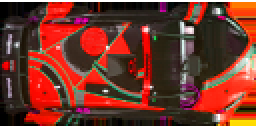
#> input picture xycar_sim_drive/image/car.png, 128 x 64 px (shown 2 times larger)
$ python -i line_drive.py   (imports and definitions only)
#> lines starting #> are read from the running program, lines starting #| are printed output that depends on the picture
#> further down, picture is the input picture: shape (64, 128, 3); mean B, G, R 43.3, 55.6, 118.6
#!/usr/bin/env python
# -*- coding: utf-8 -*-

import rospy
import numpy as np
import cv2, random, math, time, threading

Width = 640
Height = 480

prev_lines_l = [[[62, 368, 143, 313]]]
lines_l = [[[]]]
prev_lines_r = [[[560, 327, 617, 359]]]
lines_r = [[[]]]
left_grad = -1 * 0.63
right_grad = 0.63

steer_angle = 0


# draw rectangle
def draw_rectangle(img, x, y):
    cv2.rectangle(img, (x - 5, y - 5),
                  (x + 5, y + 5),
                  (0, 255, 0), 2)
    return img


def region_of_interest(img, vertices, color):
    mask = np.zeros_like(img)

    cv2.fillPoly(mask, vertices, color)

    ROI_image = cv2.bitwise_and(img, mask)

    return ROI_image


# [9 lines left out: function get_gradient, not called in this run]


def process_lines(lines, dir):
    global prev_lines_l, prev_lines_r
    real_lines = []

    if not (lines is None):
        if (dir == 'left' and not (prev_lines_l is None)):
            prev_line = prev_lines_l[0]
        elif (dir == 'right' and not (prev_lines_r is None)):
            prev_line = prev_lines_r[0]
        else:
            prev_line = lines[0]

        for line in lines:
            x1, y1, x2, y2 = line[0]
            cur_gradient = get_gradient(line)
            prev_gradient = get_gradient(prev_line)

            if abs(abs(cur_gradient) - abs(prev_gradient)) < 0.3:  # 기울기 차이로 튀는 직선 제거

                if (abs(line[0][2] - prev_line[0][2]) < 35 or abs(
                        line[0][2] - prev_line[0][2]) > 150):  # 좌표 차이로 튀는 직선 제거

                    if (abs(cur_gradient) > 0.1 and abs(cur_gradient) < 0.98):  # 수평선, 수직선 제거
                        real_lines.append(line)
                        prev_line = line
                    else:
                        real_lines.append(prev_line)

                else:
                    real_lines.append(prev_line)

            else:
                real_lines.append(prev_line)

    return real_lines


def draw_lines(img, lines):
    for line in lines:
        x1, y1, x2, y2 = line[0]

        # 여러색으로 그림
        color = (random.randint(0, 255), random.randint(0, 255), random.randint(0, 255))
        img = cv2.line(img, (x1, y1), (x2, y2), color, 2)

    return img


# 평소에 사용하던 자표계와 달라서 right의 기울기가 양수, left의 기울기가 음수가 나옴.
def get_avg_gradient(lines):
    sum = 0
    for line in lines:
        x1, y1, x2, y2 = line[0]

        sum += float(y2 - y1) / float(x2 - x1)

    avg = sum / len(lines)

    return avg


def get_avg_line(lines):
    sum = [0, 0, 0, 0]
    for line in lines:
        x1, y1, x2, y2 = line[0]

        sum[0] += x1
        sum[1] += y1
        sum[2] += x2
        sum[3] += y2

    for i in range(len(sum)):
        sum[i] /= len(lines)

    return sum


# [6 lines left out: function show_gradient, not called in this run]


# You are to find "left and right position" of road lanes
def process_image(frame):

    ########################################## process image #######################################################
    global prev_lines_l, lines_l, prev_lines_r, lines_r, left_grad, right_grad

    # left_roi
    xl_1, yl_1 = 95, 330
    xl_2, yl_2 = 240, 350
    xl_3, yl_3 = 10, 385
    xl_4, yl_4 = 120, 415

    # right_roi
    xr_1, yr_1 = 420, 340
    xr_2, yr_2 = 590, 320
    xr_3, yr_3 = 540, 400
    xr_4, yr_4 = 640, 375

    src = frame.copy()

    # gray
    gray = cv2.cvtColor(frame, cv2.COLOR_BGR2GRAY)
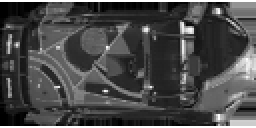
#> gray: shape (64, 128) (shown 2 times larger); min 0, max 255, mean 73.1
    # cv2.imshow('gray', gray)

    # ersoe, dilate
    kernel1 = cv2.getStructuringElement(cv2.MORPH_RECT, (5, 5))
    kernel2 = cv2.getStructuringElement(cv2.MORPH_CROSS, (5, 5))
    kernel3 = cv2.getStructuringElement((cv2.MORPH_ELLIPSE), (5, 5))

    erosion_img = cv2.erode(gray, kernel1, iterations=1)
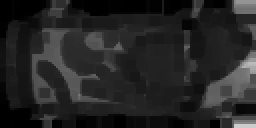
#> erosion_img: shape (64, 128) (shown 2 times larger); min 0, max 204, mean 36.5
    dilation_img = cv2.dilate(erosion_img, kernel1, iterations=1)
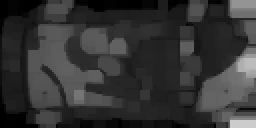
#> dilation_img: shape (64, 128) (shown 2 times larger); min 0, max 204, mean 51.8
    lane_img = gray - dilation_img
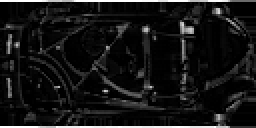
#> lane_img: shape (64, 128) (shown 2 times larger); min 0, max 255, mean 21.2
    # cv2.imshow('gray - diate 1', lane_img1)


    # blur (cv2.bilateralFilter도 써보기)
    kernel_size = 5  # 3은 너무 블러처리 덜 되고(-> 중앙선 잘 잡음), 7은 너무 많이돼서 차선도 가끔 잃음
    blur = cv2.GaussianBlur(lane_img, (kernel_size, kernel_size), 0)
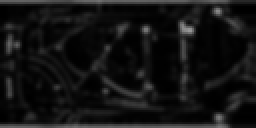
#> blur: shape (64, 128) (shown 2 times larger); min 0, max 151, mean 19.1
    # cv2.imshow('blur', blur)

    # canny
    low_threshold = 60  # 60까지 조절해가며 최적 찾기
    high_threshold = 80  # 얘도 너무 높으면 벽쪽 선도 인식함
    canny_left = cv2.Canny(np.uint8(blur), low_threshold, high_threshold)
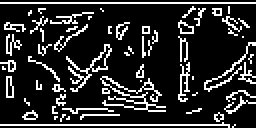
#> canny_left: shape (64, 128) (shown 2 times larger); 17% white in thin lines or dots
    canny_right = canny_left.copy()

    # roi(꼭짓점 쓰는 순서도 중요함)
    vertices_left = np.array([[(xl_1, yl_1), (xl_2, yl_2), (xl_4, yl_4), (xl_3, yl_3)]], dtype=np.int32)
    left_roi = region_of_interest(canny_left, vertices_left, 255)
#> in region_of_interest, `cv2.fillPoly(mask, vertices, color)`: mask: shape (64, 128); every value is 0
    vertices_right = np.array([[(xr_1, yr_1), (xr_2, yr_2), (xr_4, yr_4), (xr_3, yr_3)]], dtype=np.int32)
    right_roi = region_of_interest(canny_right, vertices_right, 255)
    # cv2.imshow("left_roi", left_roi)
    # cv2.imshow("right_roi", right_roi)

    ########################################## detect lane #######################################################
    # HoughLinesP
    lines_l = cv2.HoughLinesP(left_roi, 1, math.pi / 180, 35, 2, 15)  # 인자 조절
#> lines_l = None
    lines_r = cv2.HoughLinesP(right_roi, 1, math.pi / 180, 35, 2, 15)
#> lines_r = None

    # process lines
    lines_l = process_lines(lines_l, 'left')
#> lines_l = []
    lines_r = process_lines(lines_r, 'right')
#> lines_r = []

    # line 검출이 안 된 경우
    if (not lines_l) and (lines_r):
        lines_l = lines_r  # 좋은 방법인듯. 검출을 못하면(곡선구간이라. 대부분 반대쪽 선은 있음.) 반대쪽의 이전 선(왜냐하면 반대쪽의 현재 선이 검출 안될 수 있음)로 대체
    elif (not lines_r) and (lines_l):
        lines_r = lines_l
    elif (not lines_l) and (not lines_r):
        lines_l = prev_lines_l
        lines_r = prev_lines_r

    prev_lines_l = lines_l
    prev_lines_r = lines_r

    # draw hough lines
    draw_lines(src, lines_l)
    draw_lines(src, lines_r)

    # find average line
    left_line = get_avg_line(lines_l)
    right_line = get_avg_line(lines_r)

    # find average gradient
    left_grad = get_avg_gradient(lines_l)
    right_grad = get_avg_gradient(lines_r)

    # draw rectangle
    lpos = ((left_line[0] + left_line[2]) / 2, (left_line[1] + left_line[3]) / 2)
    rpos = ((right_line[0] + right_line[2]) / 2, (right_line[1] + right_line[3]) / 2)

    draw_rectangle(src, lpos[0], lpos[1])
    draw_rectangle(src, rpos[0], rpos[1])

    # draw blue line
    cv2.line(src, (left_line[0] + 200, left_line[1] + int(left_grad * 200)), (left_line[2], left_line[3]), (255, 0, 0),
             3)
    cv2.line(src, (right_line[0] - 200, right_line[1] - int(right_grad * 200)), (right_line[2], right_line[3]),
             (255, 0, 0), 3)

    # [12 lines of commented-out code are left out]

    return (lpos, rpos), src


# [73 lines left out: functions steer_at_straight, get_steer_angle, draw_steer, not called in this run]


# You are to publish "steer_anlge" following load lanes
# [18 lines not run here, left out]

>>> import cv2
>>> picture = cv2.imread('../xycar_sim_drive/image/car.png')
>>> result = process_image(picture)
